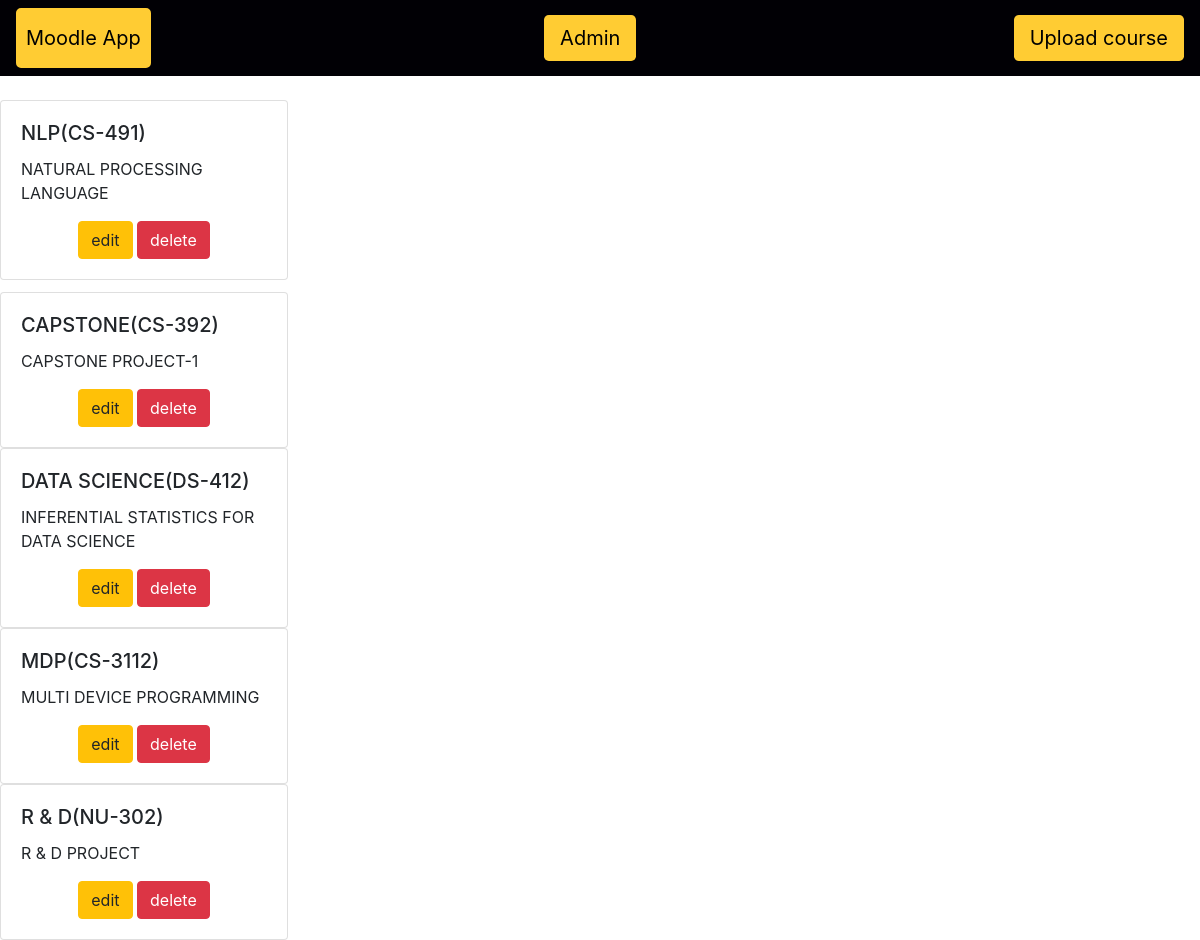
The page / on the database its author committed.
### moodle/models.py (models this page shows, shortened)
class moodle(models.Model):
    name = models.CharField(max_length = 50)
    picture = models.ImageField()
    describe = models.TextField(default = 'decribe about the course')

### moodle/views.py (the view)
# urls.py: path('', views.index, name = 'index'),
def index(request):
    shelf = moodle.objects.all()
    return render(request, 'create_view.html', {'shelf': shelf})

### templates/create_view.html (shortened to what this page needs)
<!DOCTYPE html>
{% load static %}
<html>
<head>
    <link rel="stylesheet" href="https://stackpath.bootstrapcdn.com/bootstrap/4.3.1/css/bootstrap.min.css"
integrity="sha384-ggOyR0iXCbMQv3Xipma34MD+dH/1fQ784/j6cY/iJTQUOhcWr7x9JvoRxT2MZw1T">
</head>
<body background-image="https://encrypted-tbn0.gstatic.com/images?q=tbn:ANd9GcT2pel9DpVSpt1qbuf7_YhTNLBQ0pyMc5SG1Q&usqp=CAU";
background-repeat: no-repeat;></body>
<nav class="navbar navbar-light" style="background-color:#010005;">
    <a href="#" class="navbar-brand" style="background-color:#FFCC33;color:#000000;border-width:10px;border-color:#FFCC33;border-style:solid;border-spacing:30px;border-radius: 5px;">Moodle App</a>
<a href="{% url 'admin:index' %}" class = 'navbar-link btn-lg' style="background-color:#FFCC33;color:#000000;">Admin</a>
    <a href="{% url 'upload-course' %}" class="navbar-link btn-lg" style="background-color:#FFCC33;color:#000000;">Upload course</a>
</nav>
<br>
{% block content %}
<div class="card-columns">
    {% for course in shelf %}
    <div class="card" style="width: 18rem;">
  <div class="card-body">
    <h5 class="card-title">{{ course.name }}</h5>
    <p class="card-text">{{ course.describe }}</p>
   <center>
       <a href="update/{{course.id}}" class="btn btn-warning" id = '{{course.id}}'>edit</a>
       <a href="delete/{{course.id}}" class="btn btn-danger" id = '{{course.id}}'>delete</a>
    </center>
    </div>
  </div>
</div>
    {% endfor %}
{% endblock %}
</body>
</html>

### rows shown on the page
moodle: name "NLP(CS-491)", describe "NATURAL PROCESSING LANGUAGE"
moodle: name "CAPSTONE(CS-392)", describe "CAPSTONE PROJECT-1"
moodle: name "DATA SCIENCE(DS-412)", describe "INFERENTIAL STATISTICS FOR DATA SCIENCE"
moodle: name "MDP(CS-3112)", describe "MULTI DEVICE PROGRAMMING"
moodle: name "R & D(NU-302)", describe "R & D PROJECT"
